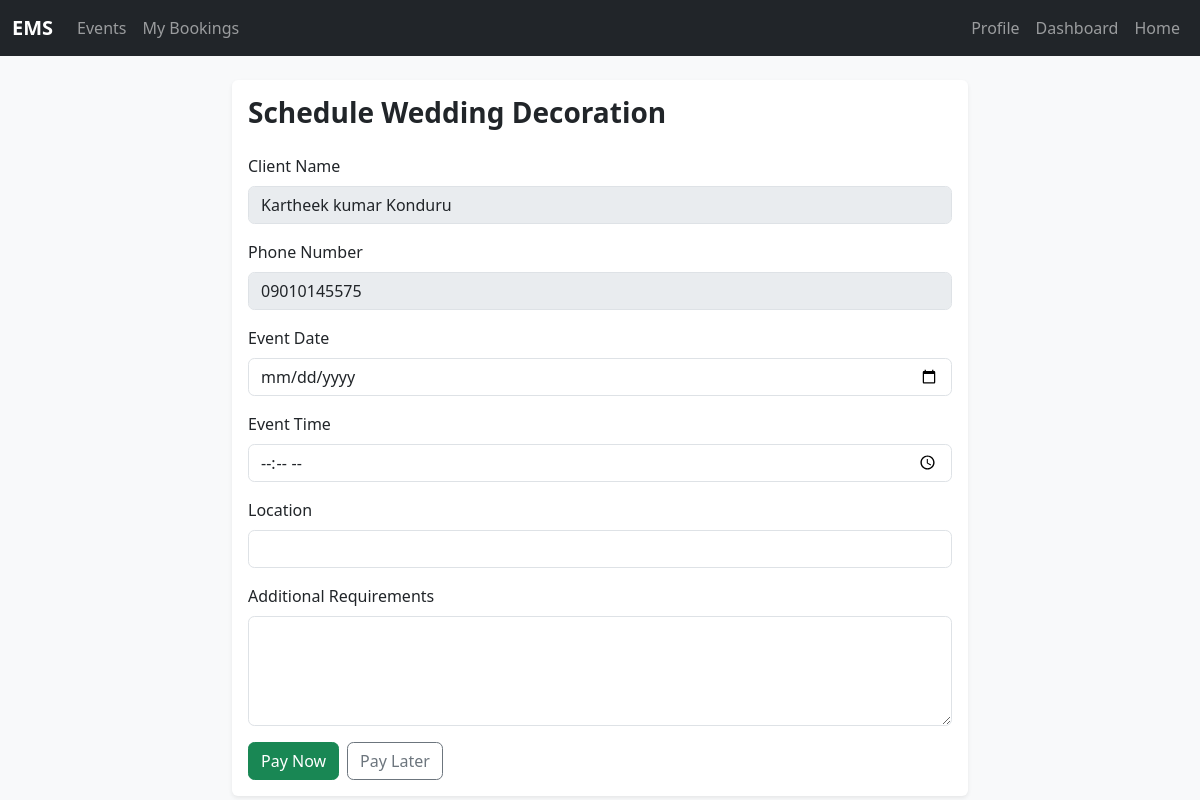
/bookings/schedule/1/ (signed in), run on the app's committed database.
### events/models.py (models this page shows, shortened)
class Event(models.Model):
    title = models.CharField(max_length=100)
    image = models.CharField(max_length=255, blank=True)
    description = models.TextField()
    price = models.DecimalField(max_digits=10, decimal_places=2)

### accounts/models.py (models this page shows, shortened)
class User(AbstractUser):
    ROLE_CLIENT = "CLIENT"
    ROLE_ORGANIZER = "ORGANIZER"
    ROLE_MANAGER = "MANAGER"
    ROLE_CHOICES = (
        (ROLE_CLIENT, "Client"),
        (ROLE_ORGANIZER, "Organizer"),
        (ROLE_MANAGER, "Manager"),
    )
    name = models.CharField(max_length=150, blank=True)
    role = models.CharField(max_length=20, choices=ROLE_CHOICES, default=ROLE_CLIENT)
    phone = models.CharField(max_length=15, blank=True, null=True)

### bookings/views.py (the view)
# urls.py: path("schedule/<int:event_id>/", views.schedule_booking, name="schedule_event"),
@login_required
@client_required
def schedule_booking(request, event_id):
    event = get_object_or_404(Event, id=event_id)
    if request.method == "POST":
        form = BookingForm(request.POST)
        if form.is_valid():
            payment_status = request.POST.get("payment_status", "PENDING")
            booking = form.save(commit=False)
            booking.client = request.user
            booking.event = event
            booking.payment_status = "PAID" if payment_status == "PAID" else "PENDING"
            booking.booking_status = "PENDING"
            booking.save()
            if payment_status == "PAID":
                messages.success(request, "Booking created and payment marked as Paid.")
            else:
                messages.success(request, "Booking created. Your payment is pending.")
            return redirect("client_bookings")
    else:
        form = BookingForm()
    return render(request, "bookings/booking_form.html", {"form": form, "event": event})

### bookings/forms.py
class BookingForm(forms.ModelForm):
    class Meta:
        model = Booking
        fields = ["event_date", "event_time", "location", "requirements"]
        widgets = {
            "event_date": forms.DateInput(attrs={"type": "date", "class": "form-control"}),
            "event_time": forms.TimeInput(attrs={"type": "time", "class": "form-control"}),
            "location": forms.TextInput(attrs={"class": "form-control"}),
            "requirements": forms.Textarea(attrs={"class": "form-control", "rows": 4}),
        }

### bookings/templates/bookings/booking_form.html (shortened to what this page needs)
{% extends 'base.html' %}
{% block content %}
<div class="row justify-content-center">
    <div class="col-lg-8">
        <div class="card shadow-sm">
            <div class="card-body">
                <h3 class="card-title mb-4">Schedule {{ event.title }}</h3>
                <form method="post" id="booking-form">
                    <div class="mb-3">
                        <label class="form-label">Client Name</label>
                        <input type="text" class="form-control" value="{{ request.user.name|default:request.user.username }}" disabled>
                    </div>
                    <div class="mb-3">
                        <label class="form-label">Phone Number</label>
                        <input type="text" class="form-control" value="{{ request.user.phone|default:'Not provided' }}" disabled>
                    </div>
                    <div class="mb-3">
                        <label class="form-label">Event Date</label>
                        {{ form.event_date }}
                    </div>
                    <div class="mb-3">
                        <label class="form-label">Event Time</label>
                        {{ form.event_time }}
                    </div>
                    <div class="mb-3">
                        <label class="form-label">Location</label>
                        {{ form.location }}
                    </div>
                    <div class="mb-3">
                        <label class="form-label">Additional Requirements</label>
                        {{ form.requirements }}
                    </div>
                    <div class="d-flex gap-2">
                        <button type="button" class="btn btn-success" id="pay-now">Pay Now</button>
                        <button type="submit" class="btn btn-outline-secondary" id="pay-later">Pay Later</button>
                    </div>
                </form>
            </div>
        </div>
    </div>
</div>
{% endblock %}

### static/css/style.css (style rules this page uses)
body { background: #f8f9fa; color: #212529; }
.card { border: none; }
.form-control, .form-select { box-shadow: none; border-radius: 0.4rem; }
.btn { border-radius: 0.4rem; }
.card-title { font-weight: 600; }

### data on the page
Event: title "Wedding Decoration"
User: user.name "Kartheek kumar Konduru", user.phone "09010145575"
